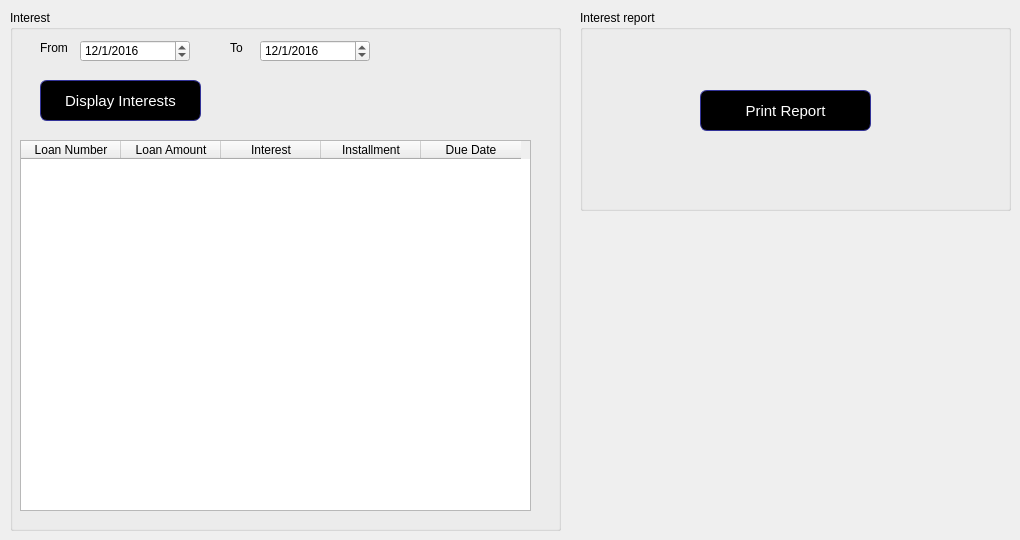
      <widget class="QWidget" name="tab_9">
       <attribute name="title">
        <string>Interest Collectible</string>
       </attribute>
       <widget class="QGroupBox" name="groupBox_18">
        <property name="geometry">
         <rect>
          <x>10</x>
          <y>10</y>
          <width>551</width>
          <height>521</height>
         </rect>
        </property>
        <property name="title">
         <string>Interest</string>
        </property>
        <widget class="QDateEdit" name="dateEdit_3">
         <property name="geometry">
          <rect>
           <x>70</x>
           <y>30</y>
           <width>110</width>
           <height>22</height>
          </rect>
         </property>
         <property name="dateTime">
          <datetime>
           <hour>0</hour>
           <minute>0</minute>
           <second>0</second>
           <year>2016</year>
           <month>1</month>
           <day>12</day>
          </datetime>
         </property>
         <property name="displayFormat">
          <string>d/M/yyyy</string>
         </property>
        </widget>
        <widget class="QLabel" name="label_81">
         <property name="geometry">
          <rect>
           <x>30</x>
           <y>30</y>
           <width>41</width>
           <height>16</height>
          </rect>
         </property>
         <property name="text">
          <string>From</string>
         </property>
        </widget>
        <widget class="QLabel" name="label_82">
         <property name="geometry">
          <rect>
           <x>220</x>
           <y>30</y>
           <width>31</width>
           <height>16</height>
          </rect>
         </property>
         <property name="text">
          <string>To</string>
         </property>
        </widget>
        <widget class="QDateEdit" name="dateEdit_4">
         <property name="geometry">
          <rect>
           <x>250</x>
           <y>30</y>
           <width>110</width>
           <height>22</height>
          </rect>
         </property>
         <property name="dateTime">
          <datetime>
           <hour>0</hour>
           <minute>0</minute>
           <second>0</second>
           <year>2016</year>
           <month>1</month>
           <day>12</day>
          </datetime>
         </property>
         <property name="displayFormat">
          <string>d/M/yyyy</string>
         </property>
        </widget>
        <widget class="QPushButton" name="pushButton_15">
         <property name="geometry">
          <rect>
           <x>30</x>
           <y>70</y>
           <width>161</width>
           <height>41</height>
          </rect>
         </property>
         <property name="styleSheet">
          <string notr="true">QPushButton {
color: white;
background-color: QLinearGradient( );
border-width: 1px;
border-color: #339;
border-style: solid;
border-radius: 7;
padding: 3px;
font-size: 15px;
padding-left: 5px;
padding-right: 5px;

}</string>
         </property>
         <property name="text">
          <string>Display Interests</string>
         </property>
        </widget>
        <widget class="QTableWidget" name="tableWidget_5">
         <property name="geometry">
          <rect>
           <x>10</x>
           <y>130</y>
           <width>511</width>
           <height>371</height>
          </rect>
         </property>
         <column>
          <property name="text">
           <string>Loan Number</string>
          </property>
         </column>
         <column>
          <property name="text">
           <string>Loan Amount</string>
          </property>
         </column>
         <column>
          <property name="text">
           <string>Interest</string>
          </property>
         </column>
         <column>
          <property name="text">
           <string>Installment</string>
          </property>
         </column>
         <column>
          <property name="text">
           <string>Due Date</string>
          </property>
         </column>
        </widget>
       </widget>
       <widget class="QGroupBox" name="groupBox_19">
        <property name="geometry">
         <rect>
          <x>580</x>
          <y>10</y>
          <width>431</width>
          <height>201</height>
         </rect>
        </property>
        <property name="title">
         <string>Interest report</string>
        </property>
        <widget class="QPushButton" name="pushButton_16">
         <property name="geometry">
          <rect>
           <x>120</x>
           <y>80</y>
           <width>171</width>
           <height>41</height>
          </rect>
         </property>
         <property name="styleSheet">
          <string notr="true">QPushButton {
color: white;
background-color: QLinearGradient( );
border-width: 1px;
border-color: #339;
border-style: solid;
border-radius: 7;
padding: 3px;
font-size: 15px;
padding-left: 5px;
padding-right: 5px;

}</string>
         </property>
         <property name="text">
          <string>Print Report</string>
         </property>
        </widget>
       </widget>
      </widget>
